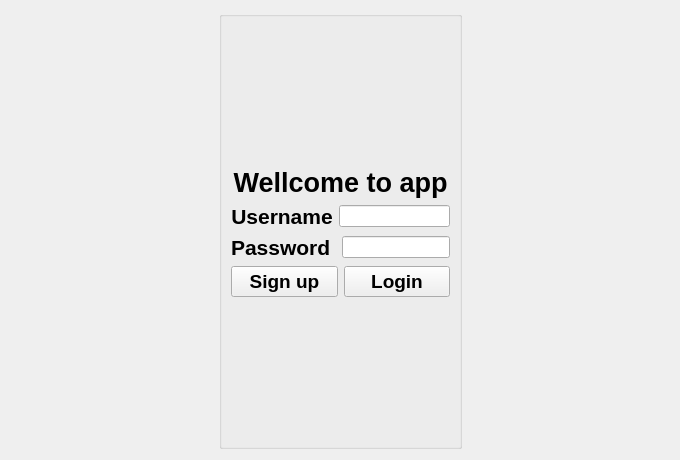
<?xml version="1.0" encoding="UTF-8"?>
<ui version="4.0">
 <class>Login</class>
 <widget class="QWidget" name="Login">
  <property name="geometry">
   <rect>
    <x>0</x>
    <y>0</y>
    <width>680</width>
    <height>460</height>
   </rect>
  </property>
  <property name="windowTitle">
   <string>Login</string>
  </property>
  <layout class="QHBoxLayout" name="horizontalLayout_5">
   <item>
    <spacer name="horizontalSpacer">
     <property name="orientation">
      <enum>Qt::Horizontal</enum>
     </property>
     <property name="sizeHint" stdset="0">
      <size>
       <width>40</width>
       <height>20</height>
      </size>
     </property>
    </spacer>
   </item>
   <item>
    <widget class="QGroupBox" name="groupBox">
     <property name="title">
      <string/>
     </property>
     <layout class="QVBoxLayout" name="verticalLayout_2">
      <item>
       <spacer name="verticalSpacer">
        <property name="orientation">
         <enum>Qt::Vertical</enum>
        </property>
        <property name="sizeHint" stdset="0">
         <size>
          <width>20</width>
          <height>40</height>
         </size>
        </property>
       </spacer>
      </item>
      <item>
       <layout class="QVBoxLayout" name="verticalLayout">
        <item>
         <widget class="QLabel" name="label">
          <property name="enabled">
           <bool>true</bool>
          </property>
          <property name="font">
           <font>
            <pointsize>20</pointsize>
            <bold>true</bold>
           </font>
          </property>
          <property name="text">
           <string>Wellcome to app</string>
          </property>
          <property name="alignment">
           <set>Qt::AlignCenter</set>
          </property>
         </widget>
        </item>
        <item>
         <layout class="QHBoxLayout" name="horizontalLayout">
          <item>
           <widget class="QLabel" name="username">
            <property name="font">
             <font>
              <pointsize>16</pointsize>
              <bold>true</bold>
              <kerning>true</kerning>
             </font>
            </property>
            <property name="text">
             <string>Username</string>
            </property>
            <property name="alignment">
             <set>Qt::AlignCenter</set>
            </property>
           </widget>
          </item>
          <item>
           <widget class="QLineEdit" name="usernameLineEdit"/>
          </item>
         </layout>
        </item>
        <item>
         <layout class="QHBoxLayout" name="horizontalLayout_2">
          <item>
           <widget class="QLabel" name="password">
            <property name="font">
             <font>
              <pointsize>16</pointsize>
              <bold>true</bold>
             </font>
            </property>
            <property name="text">
             <string>Password </string>
            </property>
           </widget>
          </item>
          <item>
           <widget class="QLineEdit" name="passwordLineEdit">
            <property name="enabled">
             <bool>true</bool>
            </property>
            <property name="echoMode">
             <enum>QLineEdit::Password</enum>
            </property>
           </widget>
          </item>
         </layout>
        </item>
        <item>
         <layout class="QHBoxLayout" name="horizontalLayout_3">
          <item>
           <widget class="QPushButton" name="pushSignUpButton">
            <property name="font">
             <font>
              <pointsize>14</pointsize>
              <bold>true</bold>
             </font>
            </property>
            <property name="text">
             <string>Sign up</string>
            </property>
           </widget>
          </item>
          <item>
           <widget class="QPushButton" name="pushLoginButton">
            <property name="font">
             <font>
              <pointsize>14</pointsize>
              <bold>true</bold>
             </font>
            </property>
            <property name="text">
             <string>Login</string>
            </property>
           </widget>
          </item>
         </layout>
        </item>
       </layout>
      </item>
      <item>
       <spacer name="verticalSpacer_2">
        <property name="orientation">
         <enum>Qt::Vertical</enum>
        </property>
        <property name="sizeHint" stdset="0">
         <size>
          <width>20</width>
          <height>40</height>
         </size>
        </property>
       </spacer>
      </item>
     </layout>
    </widget>
   </item>
   <item>
    <spacer name="horizontalSpacer_2">
     <property name="orientation">
      <enum>Qt::Horizontal</enum>
     </property>
     <property name="sizeHint" stdset="0">
      <size>
       <width>40</width>
       <height>20</height>
      </size>
     </property>
    </spacer>
   </item>
  </layout>
 </widget>
 <resources/>
 <connections/>
</ui>
